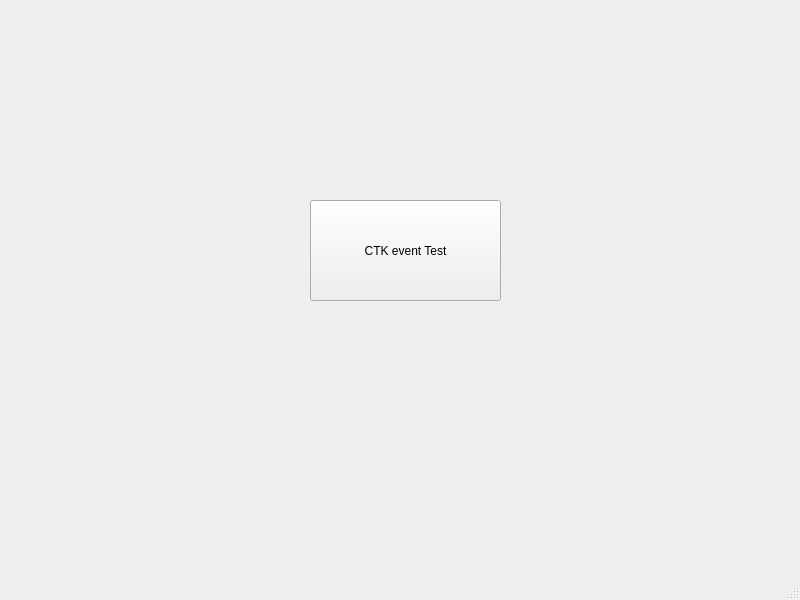
<?xml version="1.0" encoding="UTF-8"?>
<ui version="4.0">
 <class>MainWindow</class>
 <widget class="QMainWindow" name="MainWindow">
  <property name="geometry">
   <rect>
    <x>0</x>
    <y>0</y>
    <width>800</width>
    <height>600</height>
   </rect>
  </property>
  <property name="windowTitle">
   <string>MainWindow</string>
  </property>
  <widget class="QWidget" name="centralwidget">
   <widget class="QPushButton" name="pushButton">
    <property name="geometry">
     <rect>
      <x>310</x>
      <y>200</y>
      <width>191</width>
      <height>101</height>
     </rect>
    </property>
    <property name="text">
     <string>CTK event Test</string>
    </property>
   </widget>
  </widget>
  <widget class="QMenuBar" name="menubar">
   <property name="geometry">
    <rect>
     <x>0</x>
     <y>0</y>
     <width>800</width>
     <height>22</height>
    </rect>
   </property>
  </widget>
  <widget class="QStatusBar" name="statusbar"/>
 </widget>
 <resources/>
 <connections/>
</ui>
